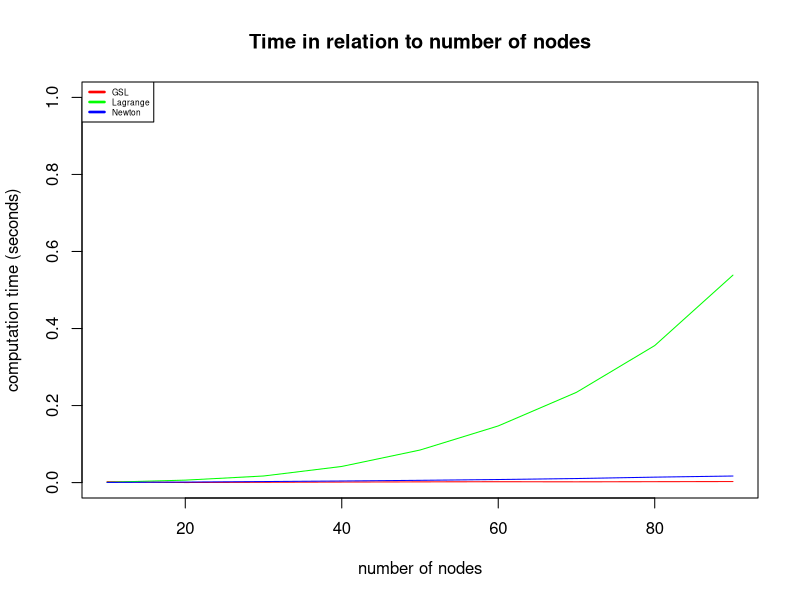

This chart was generated by the following R code:
results1 = read.csv("tinterp1.txt")
results2 = read.csv("tinterp2.txt")
results3 = read.csv("tinterp3.txt")

options(scipen=999)

pdf(file="czasy.pdf", height=4, width=4, bg="white")

plot(results1$n, results1$time/1000000, type="l", xlab="number of nodes", ylab="computation time (seconds)", col="red", ylim=c(0, 1))
lines(results2$n, results2$time/1000000, col="green")
lines(results3$n, results3$time/1000000, col="blue")
legend("topleft", c("GSL","Lagrange","Newton"),lty=c(1,1,1,1),lwd=c(2.5,2.5,2.5,2.5),col=c("red","green","blue"), cex=0.5)
title("Time in relation to number of nodes")

dev.off()

